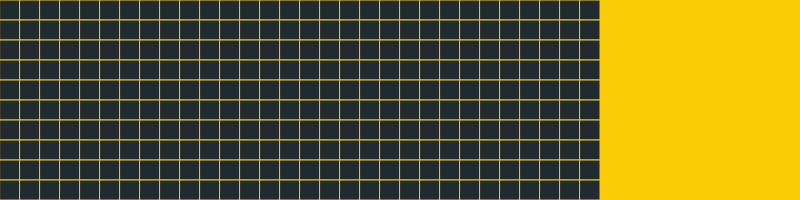
Frame 1 (no input)
Frame 60 (no input): identical to frame 1, image omitted
Frame 120 (the mouse pressed at the canvas centre since frame 60): identical to frame 1, image omitted

The p5.js sketch that drew this single still picture (run headless with seeded random() and noise() and a simulated clock; from frame 60 on, the mouse is pressed at the canvas centre):

// p5.js sketch
// ── sketch.js
setup = () => {
  createCanvas(800, 200)
  background(249, 202, 6)
}

draw = () => {
  grid(30, 10, 20) // cols, rows, grid size
}

// x = num of cols; y = num of rows; s = grid size
grid = (x, y, s) => {
  fill(33, 43, 47)
  stroke(249, 202, 6)
  for (let i=0; i<x*s; i=i+s) {
    for (let j=0; j<y*s; j=j+s) {
      rect(i, j, s, s)
    }
  }
}
